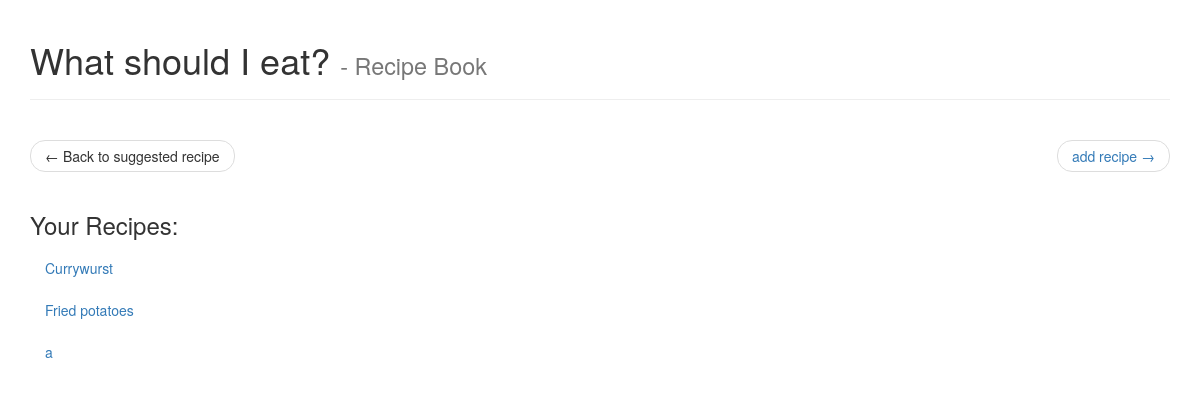
Page /recipe-book/ on the earlier database version.
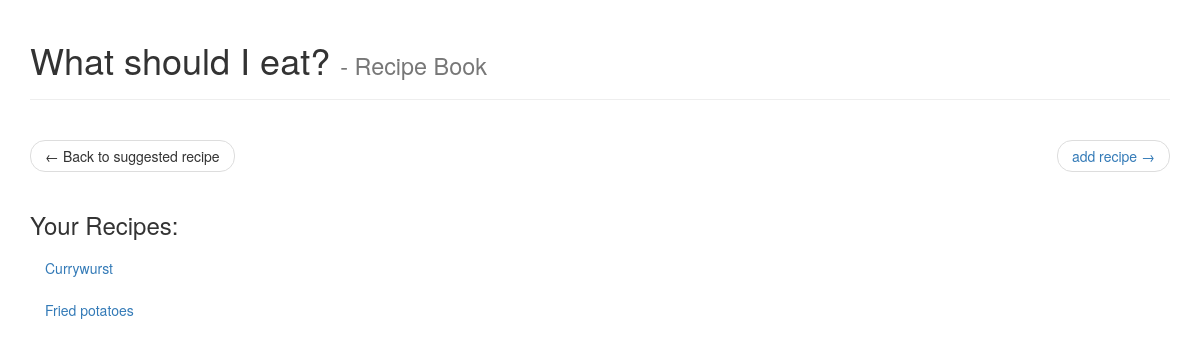
Same page on the later database version.
### recipe_book/models.py (models this page shows, shortened)
class Recipe(models.Model):
    name = models.CharField(max_length=200)
    description = models.TextField()
    cooked_last = models.DateField("cooked last on")
    priority = models.PositiveIntegerField(default=0)
    tags = models.ManyToManyField(Tag)
    ingredients = models.ManyToManyField(
        Ingredient,
        through="IngredientAmount"
    )

### recipe_book/views.py (the view)
def index(request):
    recipes = Recipe.objects.order_by('name')
    return render(request, 'recipe_book/index.html', {
        'title': 'recipe book',
        'recipes': recipes,
    })

### recipe_book/templates/recipe_book/index.html (shortened to what this page needs)
{% extends "what_should_i_eat/base.html" %}
{% block nav %}
    <ul class="pager">
        <li class="previous">
            <a class="btn btn-default" href="{% url 'index' %}" role="button">
                <span aria-hidden="true">&larr;</span>
                Back to suggested recipe
            </a>
        </li>
        <li class="next">
            <a href="{% url 'recipe_book:add' %}" role="button">
                add recipe
                <span aria-hidden="true">&rarr;</span>
            </a>
        </li>
    </ul>
{% endblock %}
{% block content %}
    {% if recipes %}
        <h3>Your Recipes:</h3>
        <ul class="nav nav-pills nav-stacked">
        {% for recipe in recipes %}
            <li>
                <a href="{% url 'recipe_book:detail' recipe.id %}">{{ recipe.name }}</a>
            </li>
        {% endfor %}
        </ul>
    {% else %}
        <p>No recipes are available.</p>
    {% endif %}
{% endblock %}

Differences in the rows shown:
removed Recipe: name "a"
